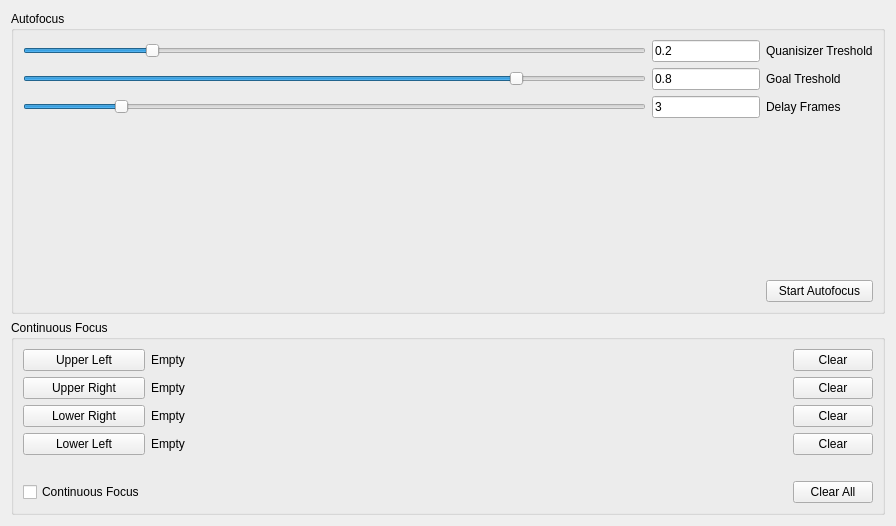
<?xml version="1.0" encoding="UTF-8"?>
<ui version="4.0">
 <class>Autofocus</class>
 <widget class="QWidget" name="Autofocus">
  <property name="geometry">
   <rect>
    <x>0</x>
    <y>0</y>
    <width>896</width>
    <height>526</height>
   </rect>
  </property>
  <property name="windowTitle">
   <string>Form</string>
  </property>
  <layout class="QVBoxLayout" name="verticalLayout">
   <item>
    <widget class="QGroupBox" name="auto_focus_group">
     <property name="title">
      <string>Autofocus</string>
     </property>
     <layout class="QGridLayout" name="gridLayout_3">
      <item row="0" column="0">
       <layout class="QGridLayout" name="gridLayout">
        <item row="8" column="0">
         <layout class="QHBoxLayout" name="horizontalLayout_2">
          <item>
           <widget class="QSlider" name="delaySlider">
            <property name="minimumSize">
             <size>
              <width>100</width>
              <height>0</height>
             </size>
            </property>
            <property name="maximum">
             <number>20</number>
            </property>
            <property name="pageStep">
             <number>1</number>
            </property>
            <property name="value">
             <number>3</number>
            </property>
            <property name="orientation">
             <enum>Qt::Horizontal</enum>
            </property>
           </widget>
          </item>
          <item>
           <widget class="QLineEdit" name="delayEdit">
            <property name="sizePolicy">
             <sizepolicy hsizetype="Minimum" vsizetype="Fixed">
              <horstretch>0</horstretch>
              <verstretch>0</verstretch>
             </sizepolicy>
            </property>
            <property name="minimumSize">
             <size>
              <width>50</width>
              <height>0</height>
             </size>
            </property>
            <property name="text">
             <string>3</string>
            </property>
           </widget>
          </item>
         </layout>
        </item>
        <item row="13" column="1">
         <layout class="QGridLayout" name="gridLayout_2">
          <item row="0" column="0">
           <widget class="QPushButton" name="startFocus">
            <property name="sizePolicy">
             <sizepolicy hsizetype="Minimum" vsizetype="Fixed">
              <horstretch>0</horstretch>
              <verstretch>0</verstretch>
             </sizepolicy>
            </property>
            <property name="minimumSize">
             <size>
              <width>0</width>
              <height>0</height>
             </size>
            </property>
            <property name="text">
             <string>Start Autofocus</string>
            </property>
           </widget>
          </item>
         </layout>
        </item>
        <item row="6" column="0">
         <layout class="QHBoxLayout" name="horizontalLayout_3">
          <item>
           <widget class="QSlider" name="goalSlider">
            <property name="minimumSize">
             <size>
              <width>100</width>
              <height>0</height>
             </size>
            </property>
            <property name="maximum">
             <number>1000</number>
            </property>
            <property name="singleStep">
             <number>10</number>
            </property>
            <property name="pageStep">
             <number>100</number>
            </property>
            <property name="value">
             <number>800</number>
            </property>
            <property name="orientation">
             <enum>Qt::Horizontal</enum>
            </property>
           </widget>
          </item>
          <item>
           <widget class="QLineEdit" name="goalEdit">
            <property name="sizePolicy">
             <sizepolicy hsizetype="Minimum" vsizetype="Fixed">
              <horstretch>0</horstretch>
              <verstretch>0</verstretch>
             </sizepolicy>
            </property>
            <property name="minimumSize">
             <size>
              <width>50</width>
              <height>0</height>
             </size>
            </property>
            <property name="text">
             <string>0.8</string>
            </property>
           </widget>
          </item>
         </layout>
        </item>
        <item row="12" column="1">
         <spacer name="verticalSpacer">
          <property name="orientation">
           <enum>Qt::Vertical</enum>
          </property>
          <property name="sizeHint" stdset="0">
           <size>
            <width>20</width>
            <height>40</height>
           </size>
          </property>
         </spacer>
        </item>
        <item row="5" column="1">
         <widget class="QLabel" name="quantisizerLabel">
          <property name="sizePolicy">
           <sizepolicy hsizetype="Minimum" vsizetype="Preferred">
            <horstretch>0</horstretch>
            <verstretch>0</verstretch>
           </sizepolicy>
          </property>
          <property name="toolTip">
           <string>This specifies what input change counts as signal change</string>
          </property>
          <property name="text">
           <string>Quanisizer Treshold</string>
          </property>
         </widget>
        </item>
        <item row="5" column="0">
         <layout class="QHBoxLayout" name="horizontalLayout">
          <item>
           <widget class="QSlider" name="quantSlider">
            <property name="sizePolicy">
             <sizepolicy hsizetype="Expanding" vsizetype="Fixed">
              <horstretch>0</horstretch>
              <verstretch>0</verstretch>
             </sizepolicy>
            </property>
            <property name="minimumSize">
             <size>
              <width>100</width>
              <height>0</height>
             </size>
            </property>
            <property name="maximum">
             <number>1000</number>
            </property>
            <property name="singleStep">
             <number>10</number>
            </property>
            <property name="pageStep">
             <number>100</number>
            </property>
            <property name="value">
             <number>200</number>
            </property>
            <property name="orientation">
             <enum>Qt::Horizontal</enum>
            </property>
           </widget>
          </item>
          <item>
           <widget class="QLineEdit" name="quantEdit">
            <property name="sizePolicy">
             <sizepolicy hsizetype="Minimum" vsizetype="Fixed">
              <horstretch>0</horstretch>
              <verstretch>0</verstretch>
             </sizepolicy>
            </property>
            <property name="minimumSize">
             <size>
              <width>50</width>
              <height>0</height>
             </size>
            </property>
            <property name="text">
             <string>0.2</string>
            </property>
           </widget>
          </item>
         </layout>
        </item>
        <item row="6" column="1">
         <widget class="QLabel" name="goalLabel">
          <property name="sizePolicy">
           <sizepolicy hsizetype="Minimum" vsizetype="Preferred">
            <horstretch>0</horstretch>
            <verstretch>0</verstretch>
           </sizepolicy>
          </property>
          <property name="toolTip">
           <string>The goal specifies what signal strength counts as &quot;focus reached&quot; (in % of the best signal seen)</string>
          </property>
          <property name="text">
           <string>Goal Treshold</string>
          </property>
         </widget>
        </item>
        <item row="8" column="1">
         <widget class="QLabel" name="delayLabel">
          <property name="sizePolicy">
           <sizepolicy hsizetype="Minimum" vsizetype="Preferred">
            <horstretch>0</horstretch>
            <verstretch>0</verstretch>
           </sizepolicy>
          </property>
          <property name="toolTip">
           <string>After every move we wait for the given frames. This allows the camera image to catch up to the current position.</string>
          </property>
          <property name="text">
           <string>Delay Frames</string>
          </property>
         </widget>
        </item>
       </layout>
      </item>
     </layout>
    </widget>
   </item>
   <item>
    <widget class="QGroupBox" name="continuous_focus_group">
     <property name="title">
      <string>Continuous Focus</string>
     </property>
     <layout class="QGridLayout" name="gridLayout_4">
      <item row="4" column="1">
       <widget class="QLabel" name="label_ll">
        <property name="sizePolicy">
         <sizepolicy hsizetype="Expanding" vsizetype="Preferred">
          <horstretch>0</horstretch>
          <verstretch>0</verstretch>
         </sizepolicy>
        </property>
        <property name="text">
         <string>Empty</string>
        </property>
       </widget>
      </item>
      <item row="6" column="2">
       <widget class="QPushButton" name="clear_all">
        <property name="text">
         <string>Clear All</string>
        </property>
       </widget>
      </item>
      <item row="1" column="2">
       <widget class="QPushButton" name="clear_ur">
        <property name="text">
         <string>Clear</string>
        </property>
       </widget>
      </item>
      <item row="3" column="1">
       <widget class="QLabel" name="label_lr">
        <property name="sizePolicy">
         <sizepolicy hsizetype="Expanding" vsizetype="Preferred">
          <horstretch>0</horstretch>
          <verstretch>0</verstretch>
         </sizepolicy>
        </property>
        <property name="text">
         <string>Empty</string>
        </property>
       </widget>
      </item>
      <item row="0" column="0">
       <widget class="QPushButton" name="button_ul">
        <property name="sizePolicy">
         <sizepolicy hsizetype="Minimum" vsizetype="Preferred">
          <horstretch>0</horstretch>
          <verstretch>0</verstretch>
         </sizepolicy>
        </property>
        <property name="text">
         <string>Upper Left</string>
        </property>
       </widget>
      </item>
      <item row="0" column="2">
       <widget class="QPushButton" name="clear_ul">
        <property name="text">
         <string>Clear</string>
        </property>
       </widget>
      </item>
      <item row="4" column="2">
       <widget class="QPushButton" name="clear_ll">
        <property name="text">
         <string>Clear</string>
        </property>
       </widget>
      </item>
      <item row="0" column="1">
       <widget class="QLabel" name="label_ul">
        <property name="sizePolicy">
         <sizepolicy hsizetype="Expanding" vsizetype="Preferred">
          <horstretch>0</horstretch>
          <verstretch>0</verstretch>
         </sizepolicy>
        </property>
        <property name="text">
         <string>Empty</string>
        </property>
       </widget>
      </item>
      <item row="6" column="0">
       <widget class="QCheckBox" name="checkbox_enable_continuous_focus">
        <property name="sizePolicy">
         <sizepolicy hsizetype="Minimum" vsizetype="Preferred">
          <horstretch>0</horstretch>
          <verstretch>0</verstretch>
         </sizepolicy>
        </property>
        <property name="text">
         <string>Continuous Focus</string>
        </property>
       </widget>
      </item>
      <item row="3" column="2">
       <widget class="QPushButton" name="clear_lr">
        <property name="text">
         <string>Clear</string>
        </property>
       </widget>
      </item>
      <item row="4" column="0">
       <widget class="QPushButton" name="button_ll">
        <property name="sizePolicy">
         <sizepolicy hsizetype="Minimum" vsizetype="Preferred">
          <horstretch>0</horstretch>
          <verstretch>0</verstretch>
         </sizepolicy>
        </property>
        <property name="text">
         <string>Lower Left</string>
        </property>
       </widget>
      </item>
      <item row="3" column="0">
       <widget class="QPushButton" name="button_lr">
        <property name="sizePolicy">
         <sizepolicy hsizetype="Minimum" vsizetype="Preferred">
          <horstretch>0</horstretch>
          <verstretch>0</verstretch>
         </sizepolicy>
        </property>
        <property name="text">
         <string>Lower Right</string>
        </property>
       </widget>
      </item>
      <item row="1" column="1">
       <widget class="QLabel" name="label_ur">
        <property name="sizePolicy">
         <sizepolicy hsizetype="Expanding" vsizetype="Preferred">
          <horstretch>0</horstretch>
          <verstretch>0</verstretch>
         </sizepolicy>
        </property>
        <property name="text">
         <string>Empty</string>
        </property>
       </widget>
      </item>
      <item row="1" column="0">
       <widget class="QPushButton" name="button_ur">
        <property name="sizePolicy">
         <sizepolicy hsizetype="Minimum" vsizetype="Preferred">
          <horstretch>0</horstretch>
          <verstretch>0</verstretch>
         </sizepolicy>
        </property>
        <property name="text">
         <string>Upper Right</string>
        </property>
       </widget>
      </item>
      <item row="5" column="0" colspan="3">
       <widget class="QLabel" name="label_error">
        <property name="text">
         <string/>
        </property>
       </widget>
      </item>
     </layout>
    </widget>
   </item>
  </layout>
 </widget>
 <resources/>
 <connections/>
</ui>
